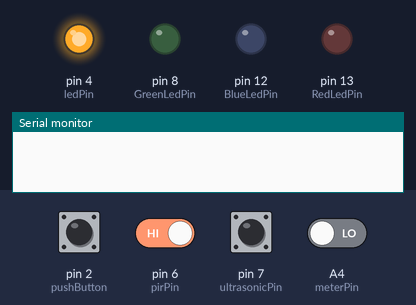
The sketch below on a simulated Arduino Uno, built with avr-gcc and run on an emulated ATmega328P. Shown: output pins drawn as LEDs (lit = HIGH), the last lines printed to the serial monitor. The inputs (shaded band) are chosen by the test bench; at power-on: pin 6 (pirPin), pin 7 (ultrasonicPin) HIGH, A4 (meterPin), pin 2 (pushButton) LOW.

Above: at 1.2 s.
1.3 s: A4 (meterPin) driven HIGH
At 4.3 s:
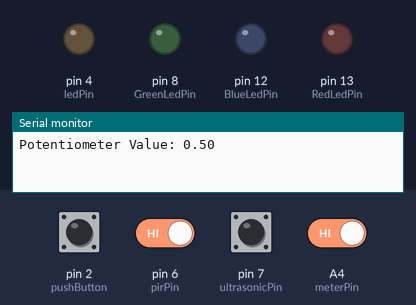
Timing chart, 0 to 10.3 s (numbered marks = the images above; inputs shaded):
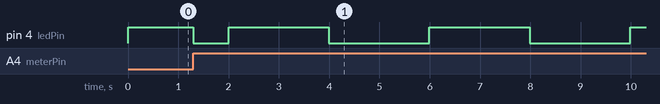

Measured:
- by itself, pin 4 (ledPin): repeats every 4.0 s: HIGH 2.0 s, LOW 2.0 s

The sketch:

sketch_feb3a.ino
```cpp
#include <avr/interrupt.h>

//Define LED pin as Digital pin 4
const uint8_t ledPin = 4;

//Define Red Led Pin as Digital pin 13
const uint8_t RedLedPin = 13;

//Define Blue Led Pin as Digital pin 12
const uint8_t BlueLedPin = 12;

//Define Green Led Pin as Digital pin 8
const uint8_t GreenLedPin = 8;

//Define Meter Pin as Analog Pin 4
const uint8_t meterPin = A4;

//Define PIR Sensor Pin as Digital pin 6
const uint8_t pirPin = 6;

//Define Push Button as Digital pin 2
const uint8_t pushButton = 2;

//Define Ultrasonic Sensor Pin as Digital pin 7
const uint8_t ultrasonicPin = 7;

//Variable to read potentiometer value
double potentiometerValue;

//Variable to read PIR state
int pirState;

//Variable to read button state
int buttonState;

//Variable to read ultrasonic state
int ultrasonicState;

//put your setup code here, to run once:
void setup()
{
  //Disable all interrupts
  cli();

  //Enables Ports C and D Pin Change Interrupts
  PCICR |= 0b00000110;

  //Activate the interrupts on pin A4
  PCMSK1 |= 0b00010000;

  //Activate the interrupts on pin D2,D6 and D7
  PCMSK2 |= 0b11000100;

  //Enable all interrupts
  sei();

  //Initialize LED Pin as Output
  pinMode(ledPin, OUTPUT);

  //Initialize Red Led Pin as Output
  pinMode(RedLedPin, OUTPUT);

  //Initialize Blue Led Pin as Output
  pinMode(BlueLedPin, OUTPUT);

  //Initialize Green Led Pin as Output
  pinMode(GreenLedPin, OUTPUT);

  //Initialize Meter Pin as Input
  pinMode(meterPin, INPUT);

  //Initialize PIR Sensor Pin as Input
  pinMode(pirPin, INPUT);

  //Initialize Push Button as Input
  pinMode(pushButton, INPUT);

  //Initialize Ultrasonic Sensor Pin as Input
  pinMode(ultrasonicPin, INPUT);

  //Serial data transmission begins at 9600 bps
  Serial.begin(9600);

  //Read potentiometer value
  potentiometerValue = analogRead(meterPin);

  //Read PIR state
  pirState = digitalRead(pirPin);

  //Read button state
  buttonState = digitalRead(pushButton);

  //Read ultrasonic state
  ultrasonicState = digitalRead(ultrasonicPin);

  //Maps potentiometer reading to frequency
  potentiometerValue = potentiometerValue/1023;

  //Configure timer frequency using potentiometer
  startTimer(potentiometerValue);
}

//put your main code here, to run repeatedly
void loop()
{
}

void startTimer(double timerFrequency)
{
  //Disable all interrupts
  noInterrupts();

  //Set entire TCCRIA register to 0
  TCCR1A = 0;
  //SET entire TCCRIB register to 0
  TCCR1B = 0;
  //Initialize counter value to 0
  TCNT1 = 0;

  //Prescale value taken is 1024
  //Arduino uno frequency is 16MHz
  //OCIRA = 16000000 / (prescale value * frequency we need)

  //Compare match register 16MHz/1024/timerFrequency
  OCR1A = 16000000 / (1024 * timerFrequency);

  //CTC mode
  TCCR1B |= (1 << WGM12);

  //1024 prescaler)
  TCCR1B |= (1 << CS12) | (1 << CS10);

  //Using OCIE1A bit, interrupt is enabled
  TIMSK1 |= (1 << OCIE1A);

  //Enable aa interrupts
  interrupts();
}

//Timer compare interrupt service routine
ISR (TIMER1_COMPA_vect)
{
  //Toggle LED pin
  digitalWrite(ledPin, digitalRead(ledPin) ^ 1);
}

//Pin Change Interrupt Port D
ISR (PCINT2_vect)
{
  if (pirState == 0)
  {
    Serial.print("Pir Motion State: ");
    Serial.println(pirState);
    //Toggle Red LED pin
    digitalWrite(RedLedPin, digitalRead(RedLedPin) ^ 1);
  }

  if (ultrasonicState == 0)
  {
    Serial.print("Ultrasonic Motion State: ");
    Serial.println(ultrasonicState);
    //Toggle Green LED pin
    digitalWrite(GreenLedPin, digitalRead(GreenLedPin) ^ 1);
  }

  if (buttonState == 1)
  {
    Serial.print("Button State: ");
    Serial.println(buttonState);
    //Toggle Blue LED pin
    digitalWrite(BlueLedPin, digitalRead(BlueLedPin) ^ 1);
  }
}

//Pin Change Interrupt Port C
ISR (PCINT1_vect)
{
  Serial.print("Potentiometer Value: ");
  Serial.println(potentiometerValue);
  //Toggle LED pin
  digitalWrite(ledPin, digitalRead(ledPin) ^ 1);
}
  
```
